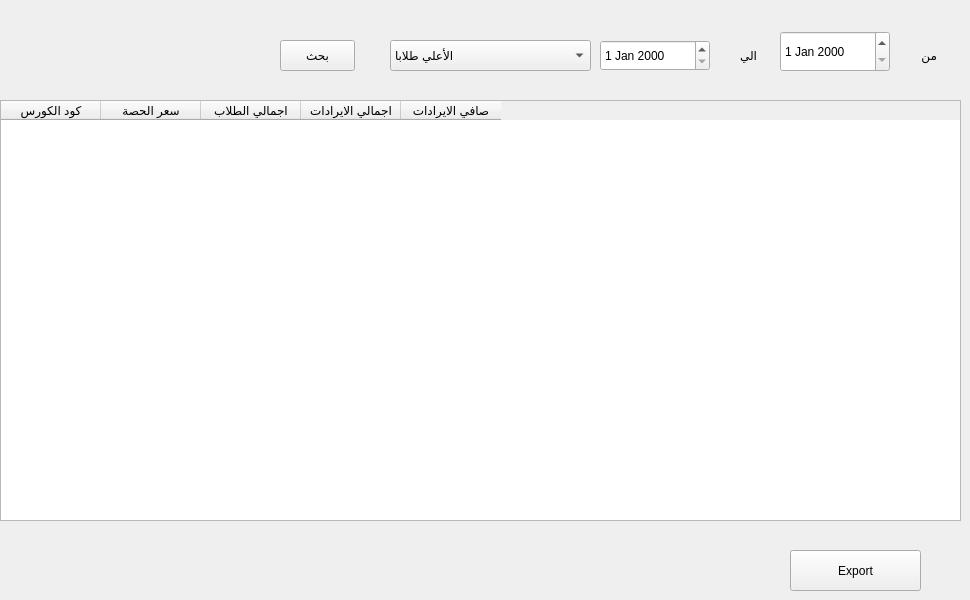
        <widget class="QWidget" name="tab_18">
         <attribute name="title">
          <string>تقارير الكورسات</string>
         </attribute>
         <widget class="QLabel" name="label_67">
          <property name="geometry">
           <rect>
            <x>710</x>
            <y>40</y>
            <width>47</width>
            <height>31</height>
           </rect>
          </property>
          <property name="text">
           <string>الي</string>
          </property>
         </widget>
         <widget class="QPushButton" name="pushButton_33">
          <property name="geometry">
           <rect>
            <x>280</x>
            <y>40</y>
            <width>75</width>
            <height>31</height>
           </rect>
          </property>
          <property name="text">
           <string>بحث</string>
          </property>
         </widget>
         <widget class="QLabel" name="label_69">
          <property name="geometry">
           <rect>
            <x>890</x>
            <y>40</y>
            <width>47</width>
            <height>31</height>
           </rect>
          </property>
          <property name="text">
           <string>من</string>
          </property>
         </widget>
         <widget class="QDateEdit" name="dateEdit_3">
          <property name="geometry">
           <rect>
            <x>600</x>
            <y>40</y>
            <width>110</width>
            <height>31</height>
           </rect>
          </property>
         </widget>
         <widget class="QDateEdit" name="dateEdit_4">
          <property name="geometry">
           <rect>
            <x>780</x>
            <y>31</y>
            <width>110</width>
            <height>41</height>
           </rect>
          </property>
         </widget>
         <widget class="QTableWidget" name="tableWidget_7">
          <property name="geometry">
           <rect>
            <x>0</x>
            <y>100</y>
            <width>961</width>
            <height>421</height>
           </rect>
          </property>
          <column>
           <property name="text">
            <string>كود الكورس</string>
           </property>
          </column>
          <column>
           <property name="text">
            <string>سعر الحصة</string>
           </property>
          </column>
          <column>
           <property name="text">
            <string>اجمالي الطلاب</string>
           </property>
          </column>
          <column>
           <property name="text">
            <string>اجمالي الايرادات</string>
           </property>
          </column>
          <column>
           <property name="text">
            <string>صافي الايرادات</string>
           </property>
          </column>
         </widget>
         <widget class="QComboBox" name="comboBox_10">
          <property name="geometry">
           <rect>
            <x>390</x>
            <y>40</y>
            <width>201</width>
            <height>31</height>
           </rect>
          </property>
          <item>
           <property name="text">
            <string>الأعلي طلابا</string>
           </property>
          </item>
          <item>
           <property name="text">
            <string>الأقل طلابا</string>
           </property>
          </item>
          <item>
           <property name="text">
            <string>الأعلي في اجمالي الايرادات</string>
           </property>
          </item>
          <item>
           <property name="text">
            <string>الأقل في اجمالي الايرادات</string>
           </property>
          </item>
          <item>
           <property name="text">
            <string>الاعلي في سعر الحصة</string>
           </property>
          </item>
          <item>
           <property name="text">
            <string>الأقل في سعر الحصة</string>
           </property>
          </item>
          <item>
           <property name="text">
            <string>الاعلي صافي الايرادات</string>
           </property>
          </item>
          <item>
           <property name="text">
            <string>الاقل في صافي الايرادات</string>
           </property>
          </item>
         </widget>
         <widget class="QPushButton" name="pushButton_51">
          <property name="geometry">
           <rect>
            <x>790</x>
            <y>550</y>
            <width>131</width>
            <height>41</height>
           </rect>
          </property>
          <property name="text">
           <string>Export</string>
          </property>
         </widget>
        </widget>
